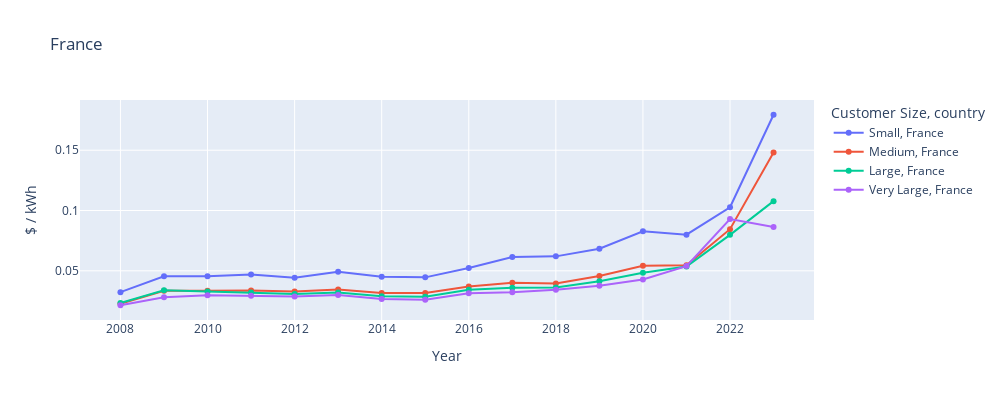
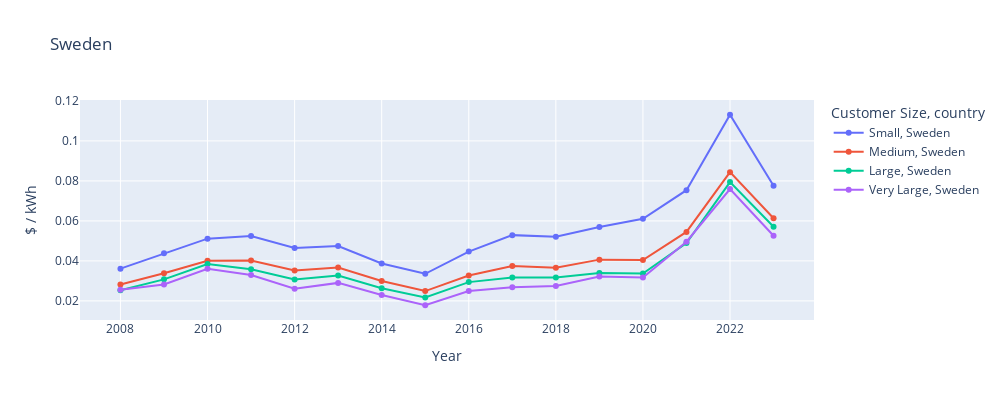
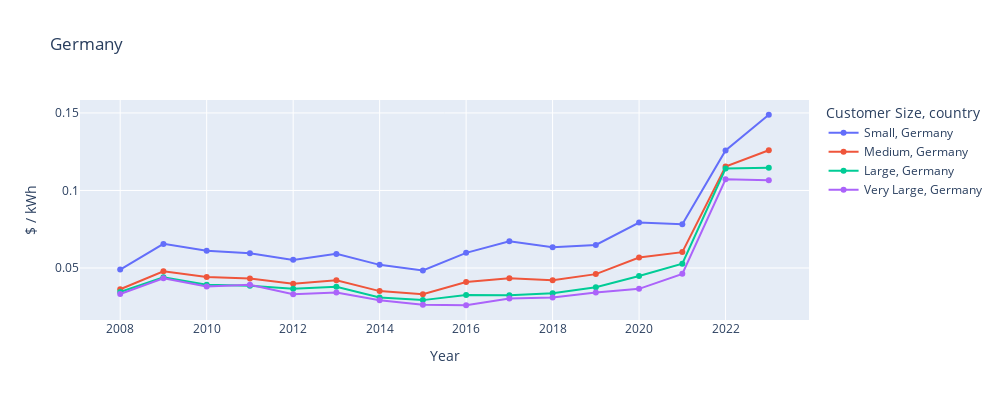

Notebook cell for these charts, in order:
### Markdown cell above
# Explore by country

### Code cell
#explore data
countries = ['France','Sweden','Germany']
for country in countries:
    filtered_df = prices_df[prices_df['country'].isin([country])]
    fig = px.line(
        filtered_df, 
        x="Year", y="usd_per_kwh", 
        color='Customer Size',
        line_dash='country',
        labels= {
            'usd_per_kwh' : '$ / kWh'
        },
        markers=True,
        height=400, width=1000,
        title=country.title(),
    )
    fig.update_traces(marker=dict(size=6, symbol='circle'))
    display(fig)

### Figure 1 — Plotly figure (JSON) as saved in the notebook; plotly's stock layout.template omitted (floating-point values rounded to 4 significant figures)
{"data": [{"hovertemplate": "Customer Size=Small<br>country=France<br>Year=%{x}<br>$ / kWh=%{y}<extra></extra>", "legendgroup": "Small, France", "line": {"color": "#636efa", "dash": "solid"}, "marker": {"size": 6, "symbol": "circle"}, "mode": "lines+markers", "name": "Small, France", "orientation": "v", "showlegend": true, "type": "scatter", "x": [2008, 2009, 2010, 2011, 2012, 2013, 2014, 2015, 2016, 2017, 2018, 2019, 2020, 2021, 2022, 2023], "xaxis": "x", "y": [0.03226, 0.04551, 0.04552, 0.04683, 0.04429, 0.04924, 0.04511, 0.04454, 0.0523, 0.06142, 0.06197, 0.06831, 0.08284, 0.07991, 0.1027, 0.1794], "yaxis": "y"}, {"hovertemplate": "Customer Size=Medium<br>country=France<br>Year=%{x}<br>$ / kWh=%{y}<extra></extra>", "legendgroup": "Medium, France", "line": {"color": "#EF553B", "dash": "solid"}, "marker": {"size": 6, "symbol": "circle"}, "mode": "lines+markers", "name": "Medium, France", "orientation": "v", "showlegend": true, "type": "scatter", "x": [2008, 2009, 2010, 2011, 2012, 2013, 2014, 2015, 2016, 2017, 2018, 2019, 2020, 2021, 2022, 2023], "xaxis": "x", "y": [0.02263, 0.03348, 0.03342, 0.03365, 0.03277, 0.03438, 0.03149, 0.03156, 0.03693, 0.04007, 0.03952, 0.04568, 0.05423, 0.05449, 0.08452, 0.1482], "yaxis": "y"}, {"hovertemplate": "Customer Size=Large<br>country=France<br>Year=%{x}<br>$ / kWh=%{y}<extra></extra>", "legendgroup": "Large, France", "line": {"color": "#00cc96", "dash": "solid"}, "marker": {"size": 6, "symbol": "circle"}, "mode": "lines+markers", "name": "Large, France", "orientation": "v", "showlegend": true, "type": "scatter", "x": [2008, 2009, 2010, 2011, 2012, 2013, 2014, 2015, 2016, 2017, 2018, 2019, 2020, 2021, 2022, 2023], "xaxis": "x", "y": [0.02323, 0.03377, 0.03276, 0.03191, 0.03082, 0.03193, 0.02884, 0.02849, 0.03435, 0.03583, 0.03624, 0.04138, 0.0483, 0.0535, 0.07983, 0.1078], "yaxis": "y"}, {"hovertemplate": "Customer Size=Very Large<br>country=France<br>Year=%{x}<br>$ / kWh=%{y}<extra></extra>", "legendgroup": "Very Large, France", "line": {"color": "#ab63fa", "dash": "solid"}, "marker": {"size": 6, "symbol": "circle"}, "mode": "lines+markers", "name": "Very Large, France", "orientation": "v", "showlegend": true, "type": "scatter", "x": [2008, 2009, 2010, 2011, 2012, 2013, 2014, 2015, 2016, 2017, 2018, 2019, 2020, 2021, 2022, 2023], "xaxis": "x", "y": [0.02142, 0.02811, 0.02981, 0.0294, 0.02877, 0.02984, 0.02667, 0.026, 0.03129, 0.03229, 0.03426, 0.03758, 0.04276, 0.05389, 0.09287, 0.08632], "yaxis": "y"}], "layout": {"height": 400, "legend": {"title": {"text": "Customer Size, country"}, "tracegroupgap": 0}, "title": {"text": "France"}, "width": 1000, "xaxis": {"anchor": "y", "autorange": true, "domain": [0, 1], "range": [2007.0, 2024.0], "title": {"text": "Year"}, "type": "linear"}, "yaxis": {"anchor": "x", "autorange": true, "domain": [0, 1], "range": [0.009185, 0.1917], "title": {"text": "$ / kWh"}, "type": "linear"}}}

### Figure 2 — Plotly figure (JSON) as saved in the notebook; plotly's stock layout.template omitted (floating-point values rounded to 4 significant figures)
{"data": [{"hovertemplate": "Customer Size=Small<br>country=Sweden<br>Year=%{x}<br>$ / kWh=%{y}<extra></extra>", "legendgroup": "Small, Sweden", "line": {"color": "#636efa", "dash": "solid"}, "marker": {"size": 6, "symbol": "circle"}, "mode": "lines+markers", "name": "Small, Sweden", "orientation": "v", "showlegend": true, "type": "scatter", "x": [2008, 2009, 2010, 2011, 2012, 2013, 2014, 2015, 2016, 2017, 2018, 2019, 2020, 2021, 2022, 2023], "xaxis": "x", "y": [0.03612, 0.04379, 0.05113, 0.0524, 0.04649, 0.04745, 0.03871, 0.03355, 0.04465, 0.05289, 0.05204, 0.05692, 0.06109, 0.07538, 0.1131, 0.07757], "yaxis": "y"}, {"hovertemplate": "Customer Size=Medium<br>country=Sweden<br>Year=%{x}<br>$ / kWh=%{y}<extra></extra>", "legendgroup": "Medium, Sweden", "line": {"color": "#EF553B", "dash": "solid"}, "marker": {"size": 6, "symbol": "circle"}, "mode": "lines+markers", "name": "Medium, Sweden", "orientation": "v", "showlegend": true, "type": "scatter", "x": [2008, 2009, 2010, 2011, 2012, 2013, 2014, 2015, 2016, 2017, 2018, 2019, 2020, 2021, 2022, 2023], "xaxis": "x", "y": [0.02818, 0.03379, 0.04008, 0.04022, 0.03517, 0.03672, 0.02995, 0.02491, 0.03272, 0.03741, 0.03652, 0.04063, 0.04043, 0.05451, 0.08439, 0.06131], "yaxis": "y"}, {"hovertemplate": "Customer Size=Large<br>country=Sweden<br>Year=%{x}<br>$ / kWh=%{y}<extra></extra>", "legendgroup": "Large, Sweden", "line": {"color": "#00cc96", "dash": "solid"}, "marker": {"size": 6, "symbol": "circle"}, "mode": "lines+markers", "name": "Large, Sweden", "orientation": "v", "showlegend": true, "type": "scatter", "x": [2008, 2009, 2010, 2011, 2012, 2013, 2014, 2015, 2016, 2017, 2018, 2019, 2020, 2021, 2022, 2023], "xaxis": "x", "y": [0.02534, 0.03076, 0.03839, 0.03581, 0.03069, 0.03267, 0.02632, 0.02175, 0.02939, 0.0317, 0.03172, 0.03399, 0.03369, 0.04897, 0.07942, 0.05707], "yaxis": "y"}, {"hovertemplate": "Customer Size=Very Large<br>country=Sweden<br>Year=%{x}<br>$ / kWh=%{y}<extra></extra>", "legendgroup": "Very Large, Sweden", "line": {"color": "#ab63fa", "dash": "solid"}, "marker": {"size": 6, "symbol": "circle"}, "mode": "lines+markers", "name": "Very Large, Sweden", "orientation": "v", "showlegend": true, "type": "scatter", "x": [2008, 2009, 2010, 2011, 2012, 2013, 2014, 2015, 2016, 2017, 2018, 2019, 2020, 2021, 2022, 2023], "xaxis": "x", "y": [0.02553, 0.02822, 0.03603, 0.03297, 0.02606, 0.029, 0.02297, 0.01782, 0.02491, 0.02686, 0.0274, 0.03217, 0.03165, 0.04961, 0.07594, 0.05258], "yaxis": "y"}], "layout": {"height": 400, "legend": {"title": {"text": "Customer Size, country"}, "tracegroupgap": 0}, "title": {"text": "Sweden"}, "width": 1000, "xaxis": {"anchor": "y", "autorange": true, "domain": [0, 1], "range": [2007.0, 2024.0], "title": {"text": "Year"}, "type": "linear"}, "yaxis": {"anchor": "x", "autorange": true, "domain": [0, 1], "range": [0.01044, 0.1205], "title": {"text": "$ / kWh"}, "type": "linear"}}}

### Figure 3 — Plotly figure (JSON) as saved in the notebook; plotly's stock layout.template omitted (floating-point values rounded to 4 significant figures)
{"data": [{"hovertemplate": "Customer Size=Small<br>country=Germany<br>Year=%{x}<br>$ / kWh=%{y}<extra></extra>", "legendgroup": "Small, Germany", "line": {"color": "#636efa", "dash": "solid"}, "marker": {"size": 6, "symbol": "circle"}, "mode": "lines+markers", "name": "Small, Germany", "orientation": "v", "showlegend": true, "type": "scatter", "x": [2008, 2009, 2010, 2011, 2012, 2013, 2014, 2015, 2016, 2017, 2018, 2019, 2020, 2021, 2022, 2023], "xaxis": "x", "y": [0.04898, 0.06555, 0.06119, 0.05952, 0.05524, 0.05911, 0.05203, 0.04841, 0.05976, 0.06718, 0.06344, 0.06485, 0.07936, 0.07819, 0.1258, 0.1488], "yaxis": "y"}, {"hovertemplate": "Customer Size=Medium<br>country=Germany<br>Year=%{x}<br>$ / kWh=%{y}<extra></extra>", "legendgroup": "Medium, Germany", "line": {"color": "#EF553B", "dash": "solid"}, "marker": {"size": 6, "symbol": "circle"}, "mode": "lines+markers", "name": "Medium, Germany", "orientation": "v", "showlegend": true, "type": "scatter", "x": [2008, 2009, 2010, 2011, 2012, 2013, 2014, 2015, 2016, 2017, 2018, 2019, 2020, 2021, 2022, 2023], "xaxis": "x", "y": [0.03629, 0.04787, 0.04417, 0.04317, 0.03981, 0.04212, 0.03509, 0.03302, 0.04091, 0.04334, 0.04215, 0.04606, 0.0568, 0.06024, 0.1154, 0.1259], "yaxis": "y"}, {"hovertemplate": "Customer Size=Large<br>country=Germany<br>Year=%{x}<br>$ / kWh=%{y}<extra></extra>", "legendgroup": "Large, Germany", "line": {"color": "#00cc96", "dash": "solid"}, "marker": {"size": 6, "symbol": "circle"}, "mode": "lines+markers", "name": "Large, Germany", "orientation": "v", "showlegend": true, "type": "scatter", "x": [2008, 2009, 2010, 2011, 2012, 2013, 2014, 2015, 2016, 2017, 2018, 2019, 2020, 2021, 2022, 2023], "xaxis": "x", "y": [0.03454, 0.04405, 0.03928, 0.03852, 0.03661, 0.03797, 0.03094, 0.02928, 0.03256, 0.03238, 0.03373, 0.03764, 0.04481, 0.05282, 0.1142, 0.1147], "yaxis": "y"}, {"hovertemplate": "Customer Size=Very Large<br>country=Germany<br>Year=%{x}<br>$ / kWh=%{y}<extra></extra>", "legendgroup": "Very Large, Germany", "line": {"color": "#ab63fa", "dash": "solid"}, "marker": {"size": 6, "symbol": "circle"}, "mode": "lines+markers", "name": "Very Large, Germany", "orientation": "v", "showlegend": true, "type": "scatter", "x": [2008, 2009, 2010, 2011, 2012, 2013, 2014, 2015, 2016, 2017, 2018, 2019, 2020, 2021, 2022, 2023], "xaxis": "x", "y": [0.03326, 0.04336, 0.03809, 0.03919, 0.03313, 0.03416, 0.02921, 0.02633, 0.02597, 0.03025, 0.03104, 0.03412, 0.03655, 0.04621, 0.1073, 0.1066], "yaxis": "y"}], "layout": {"height": 400, "legend": {"title": {"text": "Customer Size, country"}, "tracegroupgap": 0}, "title": {"text": "Germany"}, "width": 1000, "xaxis": {"anchor": "y", "autorange": true, "domain": [0, 1], "range": [2007.0, 2024.0], "title": {"text": "Year"}, "type": "linear"}, "yaxis": {"anchor": "x", "autorange": true, "domain": [0, 1], "range": [0.01646, 0.1584], "title": {"text": "$ / kWh"}, "type": "linear"}}}
